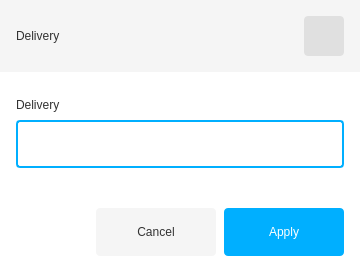
<?xml version="1.0" encoding="UTF-8"?>
<ui version="4.0">
    <class>ValueInput</class>
    <widget class="QWidget" name="ValueInput">
        <property name="windowModality">
            <enum>Qt::WindowModal</enum>
        </property>
        <property name="geometry">
            <rect>
                <x>0</x>
                <y>0</y>
                <width>360</width>
                <height>272</height>
            </rect>
        </property>
        <property name="sizePolicy">
            <sizepolicy hsizetype="Fixed" vsizetype="Fixed">
                <horstretch>0</horstretch>
                <verstretch>0</verstretch>
            </sizepolicy>
        </property>
        <property name="windowTitle">
            <string>Form</string>
        </property>
        <property name="styleSheet">
            <string notr="true">background-color: white;</string>
        </property>
        <widget class="QLabel" name="label">
            <property name="geometry">
                <rect>
                    <x>0</x>
                    <y>0</y>
                    <width>360</width>
                    <height>72</height>
                </rect>
            </property>
            <property name="styleSheet">
                <string notr="true">background-color: #F5F5F5;</string>
            </property>
            <property name="text">
                <string/>
            </property>
        </widget>
        <widget class="QLabel" name="name">
            <property name="geometry">
                <rect>
                    <x>16</x>
                    <y>25</y>
                    <width>87</width>
                    <height>22</height>
                </rect>
            </property>
            <property name="styleSheet">
                <string notr="true">color: #323232; background-color: #f5f5f5;</string>
            </property>
            <property name="text">
                <string>Delivery</string>
            </property>
            <property name="alignment">
                <set>Qt::AlignLeading|Qt::AlignLeft|Qt::AlignVCenter</set>
            </property>
        </widget>
        <widget class="QPushButton" name="ok">
            <property name="geometry">
                <rect>
                    <x>304</x>
                    <y>16</y>
                    <width>40</width>
                    <height>40</height>
                </rect>
            </property>
            <property name="sizePolicy">
                <sizepolicy hsizetype="Fixed" vsizetype="Fixed">
                    <horstretch>0</horstretch>
                    <verstretch>0</verstretch>
                </sizepolicy>
            </property>
            <property name="styleSheet">
                <string notr="true">border-radius: 4px;
                    background-color: #e0e0e0;
                    color: #212121;
                </string>
            </property>
            <property name="text">
                <string/>
            </property>
            <property name="iconSize">
                <size>
                    <width>24</width>
                    <height>24</height>
                </size>
            </property>
        </widget>
        <widget class="QLabel" name="desc">
            <property name="geometry">
                <rect>
                    <x>16</x>
                    <y>96</y>
                    <width>328</width>
                    <height>17</height>
                </rect>
            </property>
            <property name="styleSheet">
                <string notr="true">color: #323232</string>
            </property>
            <property name="text">
                <string>Delivery</string>
            </property>
            <property name="alignment">
                <set>Qt::AlignLeading|Qt::AlignLeft|Qt::AlignVCenter</set>
            </property>
        </widget>
        <widget class="QLineEdit" name="input">
            <property name="geometry">
                <rect>
                    <x>16</x>
                    <y>120</y>
                    <width>328</width>
                    <height>48</height>
                </rect>
            </property>
            <property name="styleSheet">
                <string notr="true">border: 2px solid #00afff;
                    border-radius: 4px;
                    padding: 0px 8px;
                </string>
            </property>
        </widget>
        <widget class="QPushButton" name="apply">
            <property name="geometry">
                <rect>
                    <x>224</x>
                    <y>208</y>
                    <width>120</width>
                    <height>48</height>
                </rect>
            </property>
            <property name="styleSheet">
                <string notr="true">
                    border-radius: 4px;
                    background-color: #00afff; color: white;
                </string>
            </property>
            <property name="text">
                <string>Apply</string>
            </property>
        </widget>
        <widget class="QPushButton" name="cancel">
            <property name="geometry">
                <rect>
                    <x>96</x>
                    <y>208</y>
                    <width>120</width>
                    <height>48</height>
                </rect>
            </property>
            <property name="styleSheet">
                <string notr="true">
                    border-radius: 4px;
                    background-color: #F5F5F5; color: #323232;
                </string>
            </property>
            <property name="text">
                <string>Cancel</string>
            </property>
        </widget>
    </widget>
    <resources/>
    <connections/>
</ui>
